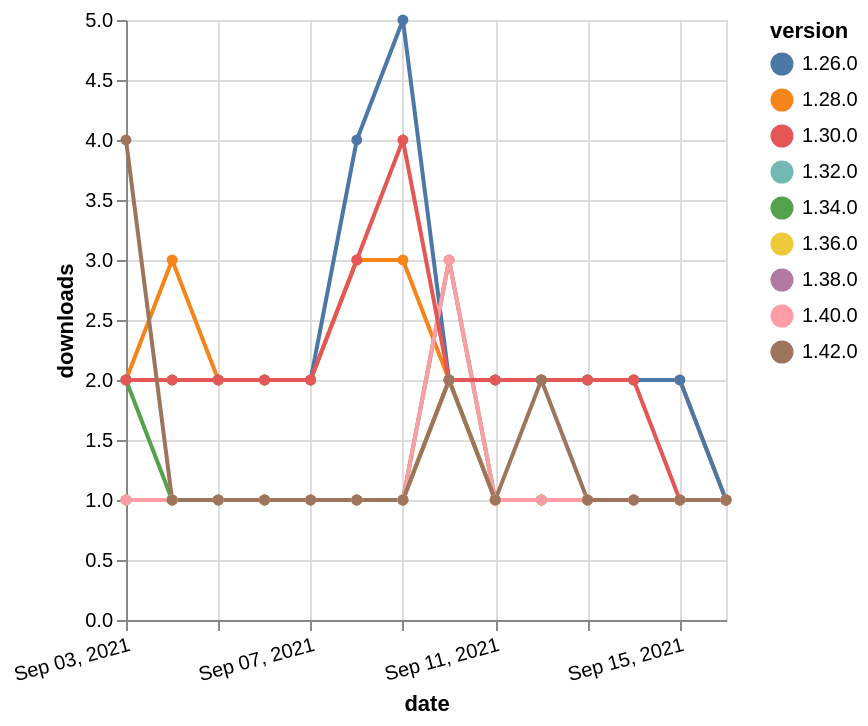

The Vega-Lite source for this figure:
### Vega-Lite specification from a JSON file in a GitHub repository (floating-point values rounded to 4 significant figures)
{"$schema": "https://vega.github.io/schema/vega-lite/v5.json", "description": "A simple bar chart with embedded data.", "data": {"values": [{"date": "2021-09-03", "total": 338, "delta": 2, "version": "1.34.0"}, {"date": "2021-09-04", "total": 339, "delta": 1, "version": "1.34.0"}, {"date": "2021-09-05", "total": 340, "delta": 1, "version": "1.34.0"}, {"date": "2021-09-06", "total": 341, "delta": 1, "version": "1.34.0"}, {"date": "2021-09-07", "total": 342, "delta": 1, "version": "1.34.0"}, {"date": "2021-09-08", "total": 343, "delta": 1, "version": "1.34.0"}, {"date": "2021-09-09", "total": 344, "delta": 1, "version": "1.34.0"}, {"date": "2021-09-10", "total": 347, "delta": 3, "version": "1.34.0"}, {"date": "2021-09-11", "total": 348, "delta": 1, "version": "1.34.0"}, {"date": "2021-09-12", "total": 349, "delta": 1, "version": "1.34.0"}, {"date": "2021-09-13", "total": 350, "delta": 1, "version": "1.34.0"}, {"date": "2021-09-14", "total": 351, "delta": 1, "version": "1.34.0"}, {"date": "2021-09-15", "total": 352, "delta": 1, "version": "1.34.0"}, {"date": "2021-09-16", "total": 353, "delta": 1, "version": "1.34.0"}, {"date": "2021-09-03", "total": 238, "delta": 1, "version": "1.32.0"}, {"date": "2021-09-04", "total": 239, "delta": 1, "version": "1.32.0"}, {"date": "2021-09-05", "total": 240, "delta": 1, "version": "1.32.0"}, {"date": "2021-09-06", "total": 241, "delta": 1, "version": "1.32.0"}, {"date": "2021-09-07", "total": 242, "delta": 1, "version": "1.32.0"}, {"date": "2021-09-08", "total": 243, "delta": 1, "version": "1.32.0"}, {"date": "2021-09-09", "total": 244, "delta": 1, "version": "1.32.0"}, {"date": "2021-09-10", "total": 246, "delta": 2, "version": "1.32.0"}, {"date": "2021-09-11", "total": 247, "delta": 1, "version": "1.32.0"}, {"date": "2021-09-12", "total": 248, "delta": 1, "version": "1.32.0"}, {"date": "2021-09-13", "total": 249, "delta": 1, "version": "1.32.0"}, {"date": "2021-09-14", "total": 250, "delta": 1, "version": "1.32.0"}, {"date": "2021-09-15", "total": 251, "delta": 1, "version": "1.32.0"}, {"date": "2021-09-16", "total": 252, "delta": 1, "version": "1.32.0"}, {"date": "2021-09-03", "total": 2585, "delta": 2, "version": "1.28.0"}, {"date": "2021-09-04", "total": 2588, "delta": 3, "version": "1.28.0"}, {"date": "2021-09-05", "total": 2590, "delta": 2, "version": "1.28.0"}, {"date": "2021-09-06", "total": 2592, "delta": 2, "version": "1.28.0"}, {"date": "2021-09-07", "total": 2594, "delta": 2, "version": "1.28.0"}, {"date": "2021-09-08", "total": 2597, "delta": 3, "version": "1.28.0"}, {"date": "2021-09-09", "total": 2600, "delta": 3, "version": "1.28.0"}, {"date": "2021-09-10", "total": 2602, "delta": 2, "version": "1.28.0"}, {"date": "2021-09-11", "total": 2604, "delta": 2, "version": "1.28.0"}, {"date": "2021-09-12", "total": 2606, "delta": 2, "version": "1.28.0"}, {"date": "2021-09-13", "total": 2608, "delta": 2, "version": "1.28.0"}, {"date": "2021-09-14", "total": 2610, "delta": 2, "version": "1.28.0"}, {"date": "2021-09-15", "total": 2612, "delta": 2, "version": "1.28.0"}, {"date": "2021-09-16", "total": 2613, "delta": 1, "version": "1.28.0"}, {"date": "2021-09-03", "total": 3101, "delta": 2, "version": "1.26.0"}, {"date": "2021-09-04", "total": 3103, "delta": 2, "version": "1.26.0"}, {"date": "2021-09-05", "total": 3105, "delta": 2, "version": "1.26.0"}, {"date": "2021-09-06", "total": 3107, "delta": 2, "version": "1.26.0"}, {"date": "2021-09-07", "total": 3109, "delta": 2, "version": "1.26.0"}, {"date": "2021-09-08", "total": 3113, "delta": 4, "version": "1.26.0"}, {"date": "2021-09-09", "total": 3118, "delta": 5, "version": "1.26.0"}, {"date": "2021-09-10", "total": 3120, "delta": 2, "version": "1.26.0"}, {"date": "2021-09-11", "total": 3122, "delta": 2, "version": "1.26.0"}, {"date": "2021-09-12", "total": 3124, "delta": 2, "version": "1.26.0"}, {"date": "2021-09-13", "total": 3126, "delta": 2, "version": "1.26.0"}, {"date": "2021-09-14", "total": 3128, "delta": 2, "version": "1.26.0"}, {"date": "2021-09-15", "total": 3130, "delta": 2, "version": "1.26.0"}, {"date": "2021-09-16", "total": 3131, "delta": 1, "version": "1.26.0"}, {"date": "2021-09-03", "total": 167, "delta": 1, "version": "1.38.0"}, {"date": "2021-09-04", "total": 168, "delta": 1, "version": "1.38.0"}, {"date": "2021-09-05", "total": 169, "delta": 1, "version": "1.38.0"}, {"date": "2021-09-06", "total": 170, "delta": 1, "version": "1.38.0"}, {"date": "2021-09-07", "total": 171, "delta": 1, "version": "1.38.0"}, {"date": "2021-09-08", "total": 172, "delta": 1, "version": "1.38.0"}, {"date": "2021-09-09", "total": 173, "delta": 1, "version": "1.38.0"}, {"date": "2021-09-10", "total": 175, "delta": 2, "version": "1.38.0"}, {"date": "2021-09-11", "total": 176, "delta": 1, "version": "1.38.0"}, {"date": "2021-09-12", "total": 177, "delta": 1, "version": "1.38.0"}, {"date": "2021-09-13", "total": 178, "delta": 1, "version": "1.38.0"}, {"date": "2021-09-14", "total": 179, "delta": 1, "version": "1.38.0"}, {"date": "2021-09-15", "total": 180, "delta": 1, "version": "1.38.0"}, {"date": "2021-09-16", "total": 181, "delta": 1, "version": "1.38.0"}, {"date": "2021-09-03", "total": 184, "delta": 1, "version": "1.36.0"}, {"date": "2021-09-04", "total": 185, "delta": 1, "version": "1.36.0"}, {"date": "2021-09-05", "total": 186, "delta": 1, "version": "1.36.0"}, {"date": "2021-09-06", "total": 187, "delta": 1, "version": "1.36.0"}, {"date": "2021-09-07", "total": 188, "delta": 1, "version": "1.36.0"}, {"date": "2021-09-08", "total": 189, "delta": 1, "version": "1.36.0"}, {"date": "2021-09-09", "total": 190, "delta": 1, "version": "1.36.0"}, {"date": "2021-09-10", "total": 192, "delta": 2, "version": "1.36.0"}, {"date": "2021-09-11", "total": 193, "delta": 1, "version": "1.36.0"}, {"date": "2021-09-12", "total": 194, "delta": 1, "version": "1.36.0"}, {"date": "2021-09-13", "total": 195, "delta": 1, "version": "1.36.0"}, {"date": "2021-09-14", "total": 196, "delta": 1, "version": "1.36.0"}, {"date": "2021-09-15", "total": 197, "delta": 1, "version": "1.36.0"}, {"date": "2021-09-16", "total": 198, "delta": 1, "version": "1.36.0"}, {"date": "2021-09-03", "total": 187, "delta": 1, "version": "1.40.0"}, {"date": "2021-09-04", "total": 188, "delta": 1, "version": "1.40.0"}, {"date": "2021-09-05", "total": 189, "delta": 1, "version": "1.40.0"}, {"date": "2021-09-06", "total": 190, "delta": 1, "version": "1.40.0"}, {"date": "2021-09-07", "total": 191, "delta": 1, "version": "1.40.0"}, {"date": "2021-09-08", "total": 192, "delta": 1, "version": "1.40.0"}, {"date": "2021-09-09", "total": 193, "delta": 1, "version": "1.40.0"}, {"date": "2021-09-10", "total": 196, "delta": 3, "version": "1.40.0"}, {"date": "2021-09-11", "total": 197, "delta": 1, "version": "1.40.0"}, {"date": "2021-09-12", "total": 198, "delta": 1, "version": "1.40.0"}, {"date": "2021-09-13", "total": 199, "delta": 1, "version": "1.40.0"}, {"date": "2021-09-14", "total": 200, "delta": 1, "version": "1.40.0"}, {"date": "2021-09-15", "total": 201, "delta": 1, "version": "1.40.0"}, {"date": "2021-09-16", "total": 202, "delta": 1, "version": "1.40.0"}, {"date": "2021-09-03", "total": 2430, "delta": 2, "version": "1.30.0"}, {"date": "2021-09-04", "total": 2432, "delta": 2, "version": "1.30.0"}, {"date": "2021-09-05", "total": 2434, "delta": 2, "version": "1.30.0"}, {"date": "2021-09-06", "total": 2436, "delta": 2, "version": "1.30.0"}, {"date": "2021-09-07", "total": 2438, "delta": 2, "version": "1.30.0"}, {"date": "2021-09-08", "total": 2441, "delta": 3, "version": "1.30.0"}, {"date": "2021-09-09", "total": 2445, "delta": 4, "version": "1.30.0"}, {"date": "2021-09-10", "total": 2447, "delta": 2, "version": "1.30.0"}, {"date": "2021-09-11", "total": 2449, "delta": 2, "version": "1.30.0"}, {"date": "2021-09-12", "total": 2451, "delta": 2, "version": "1.30.0"}, {"date": "2021-09-13", "total": 2453, "delta": 2, "version": "1.30.0"}, {"date": "2021-09-14", "total": 2455, "delta": 2, "version": "1.30.0"}, {"date": "2021-09-15", "total": 2456, "delta": 1, "version": "1.30.0"}, {"date": "2021-09-16", "total": 2457, "delta": 1, "version": "1.30.0"}, {"date": "2021-09-03", "total": 124, "delta": 4, "version": "1.42.0"}, {"date": "2021-09-04", "total": 125, "delta": 1, "version": "1.42.0"}, {"date": "2021-09-05", "total": 126, "delta": 1, "version": "1.42.0"}, {"date": "2021-09-06", "total": 127, "delta": 1, "version": "1.42.0"}, {"date": "2021-09-07", "total": 128, "delta": 1, "version": "1.42.0"}, {"date": "2021-09-08", "total": 129, "delta": 1, "version": "1.42.0"}, {"date": "2021-09-09", "total": 130, "delta": 1, "version": "1.42.0"}, {"date": "2021-09-10", "total": 132, "delta": 2, "version": "1.42.0"}, {"date": "2021-09-11", "total": 133, "delta": 1, "version": "1.42.0"}, {"date": "2021-09-12", "total": 135, "delta": 2, "version": "1.42.0"}, {"date": "2021-09-13", "total": 136, "delta": 1, "version": "1.42.0"}, {"date": "2021-09-14", "total": 137, "delta": 1, "version": "1.42.0"}, {"date": "2021-09-15", "total": 138, "delta": 1, "version": "1.42.0"}, {"date": "2021-09-16", "total": 139, "delta": 1, "version": "1.42.0"}]}, "width": "container", "mark": {"type": "line", "point": {"filled": true}}, "encoding": {"x": {"field": "date", "type": "temporal", "timeUnit": "yearmonthdate", "title": "date", "axis": {"labelAngle": -15}}, "y": {"field": "delta", "type": "quantitative", "title": "downloads"}, "color": {"field": "version", "type": "nominal"}, "tooltip": {"field": "delta"}}}
